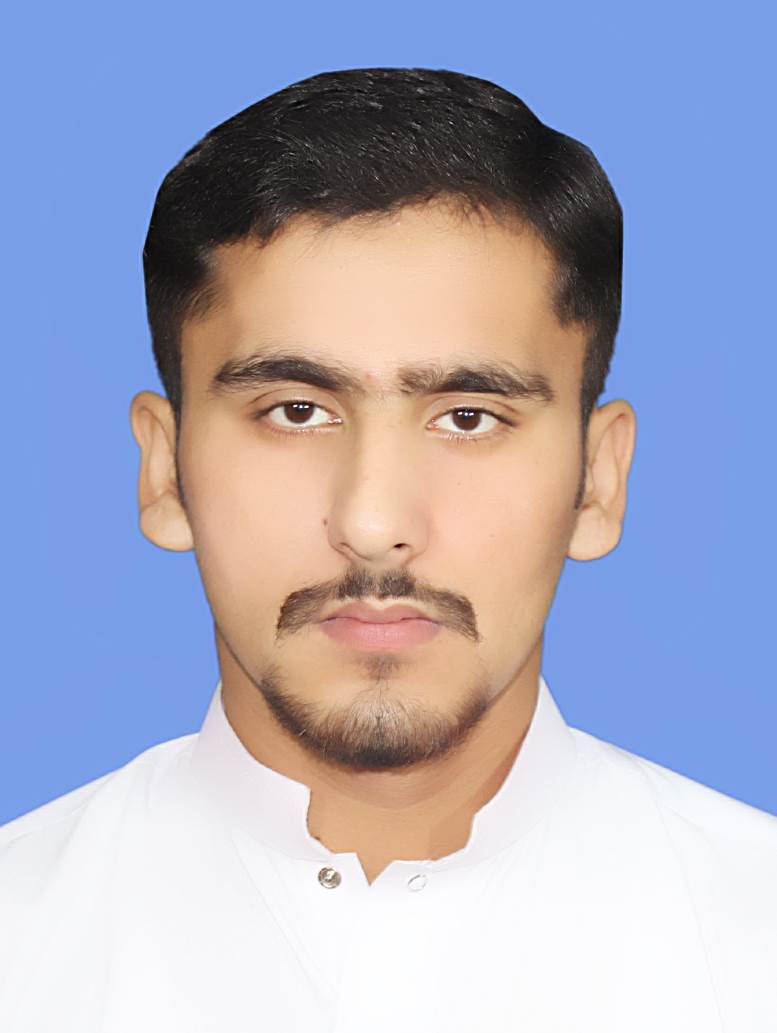
#> input picture Python_Useful_Projects/images/HD.png, 777 x 1033 px; its folder holds only this picture in this run
$ python ImageEditor.py
#> lines starting #> are read from the running program, lines starting #| are printed output that depends on the picture
from PIL import Image, ImageEnhance, ImageFilter
import os

path = './images'
pathOut = '/EditedImages'

#access all the imag files and apply the following filter to it.
for filename in os.listdir(path):

    # img variable holds the image object, allowing us to do edits
    img = Image.open(f"{path}/{filename}")
#> img is the input picture: PIL image 777x1033 RGB; mean R, G, B 168.9, 170.4, 190.6

    edit = img.filter(ImageFilter.SHARPEN).convert('L')
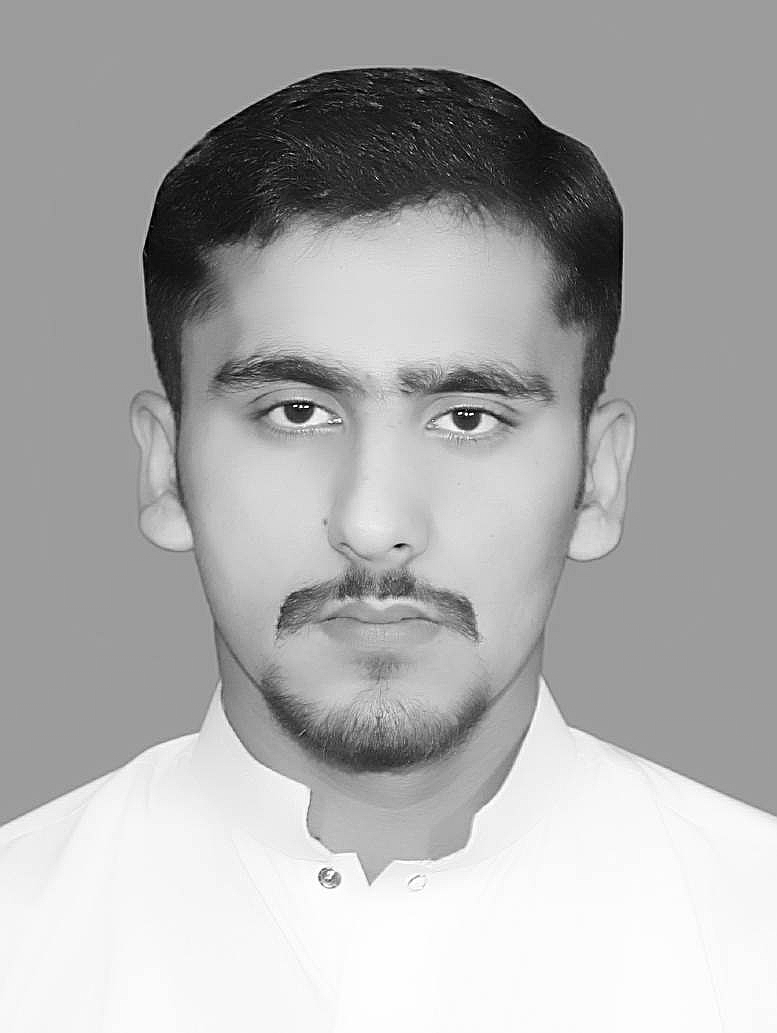
#> edit: PIL image 777x1033 L; min 0, max 255, mean 172.2
    factor = 1.5
    enhancer = ImageEnhance.Contrast(edit)
    edit = enhancer.enhance(factor)
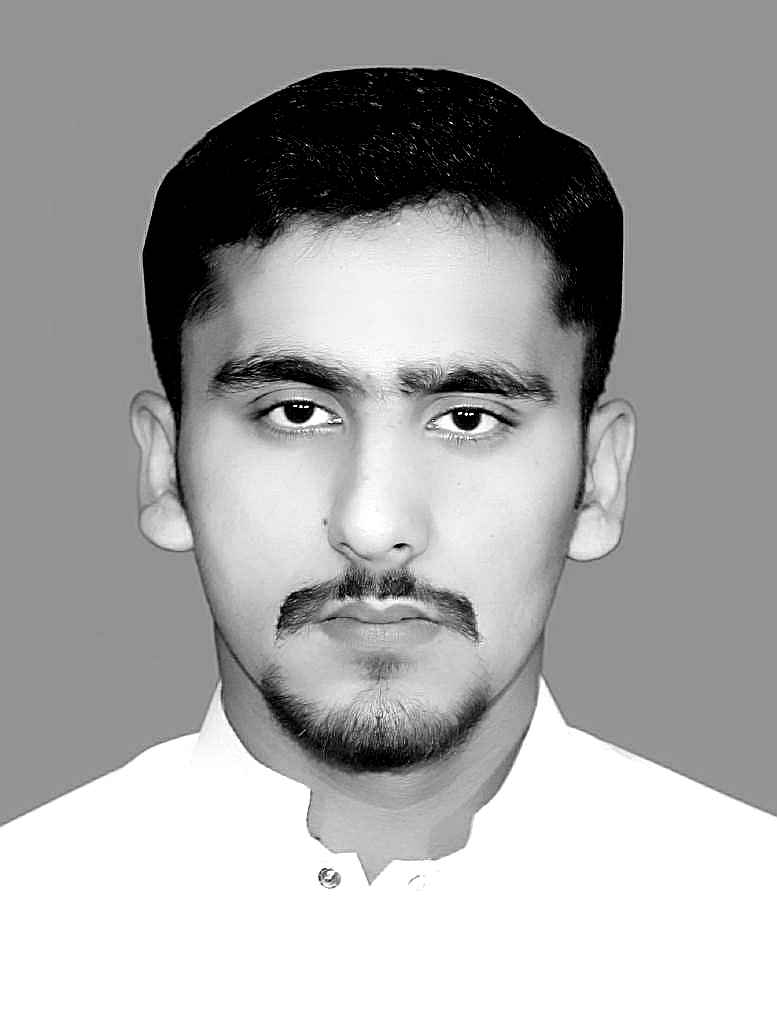
#> edit: PIL image 777x1033 L; min 0, max 255, mean 167.7

    clean_name = os.path.splitext(filename)[0]

    edit.save(f'.{pathOut}/{clean_name}_edited.jpg')
